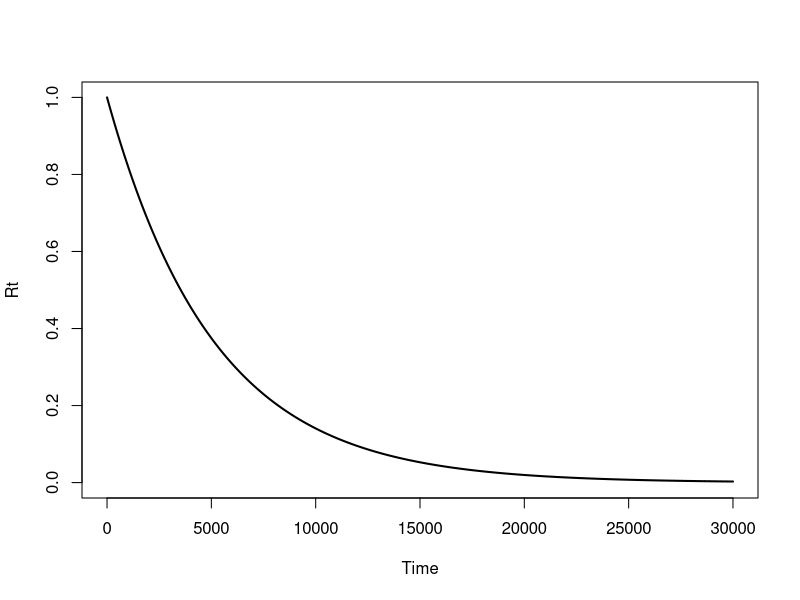

The R source for this figure:
#(a) Failure times
x <- c(90,156,285,381,497,525,628,720,825,919)
n <- 60      # total items
r <- 10      # failed items observed
# MLE of theta
theta_mle <- (sum(x) + (n-r)*max(x)) / r
theta_mle

#(b) MLE of theta
theta_mle <- (sum(x) + (60-10)*919)/10
t <- seq(0, 30000) # Time points
R_mle <- exp(-t/theta_mle) # MLE Reliability
S <- sum(x) + (60-10)*919 # UMVUE Reliability, # Formula for exponential Type-II censoring

R_umvue <- (1 - t/S)^(10-1)
R_umvue[t >= S] <- 0
plot(t, R_mle, type="l", lwd=2, ylim=c(0,1), xlab="Time", ylab="Rt")

#(c) Diff b/n MLE and UMVUE
diff <- abs(R_mle - R_umvue) # Difference
max_diff <- max(diff) # Maximum difference
max_diff
t_max <- t[which.max(diff)] # Time at maximum difference
t_max #Occurs at t
